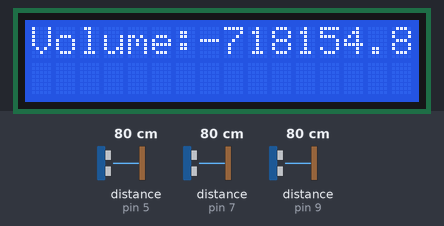
This sketch was run on a simulated Arduino Uno, built with avr-gcc and run on an emulated ATmega328P. Shown: 16×2 character LCD. Wiring (inferred from the names in the program): 3 × ultrasonic range finder: trigger pin 4, echo pin 5 / trigger pin 6, echo pin 7 / trigger pin 8, echo pin 9. The inputs (shaded band) are chosen by the test bench; at power-on: distance to the obstacle (sensors on pin 5, pin 7, pin 9) 80 cm. The echo pulse lasts 58.3 µs per cm; what the sketch prints to the serial monitor is not drawn.

Above: at 1.2 s.
1.3 s: distance to the obstacle (sensor on pin 5) set to 2 cm
At 3.5 s:
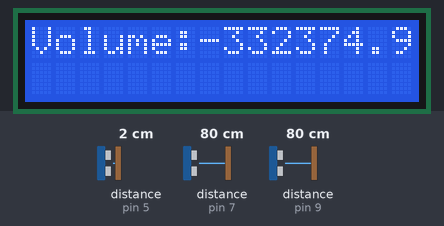
4.1 s: distance to the obstacle (sensor on pin 7) set to 250 cm
At 5.9 s:
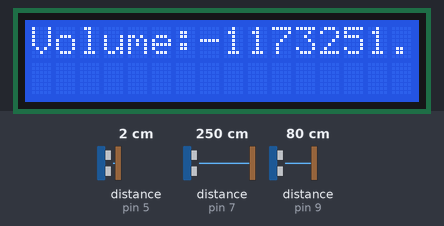
8.5 s: distance to the obstacle (sensor on pin 9) set to 35 cm
At 10.6 s:
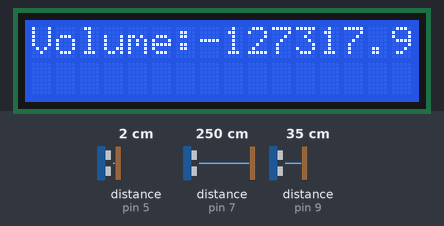
12.5 s: distance to the obstacle (sensor on pin 5) set to 120 cm
At 14.3 s:
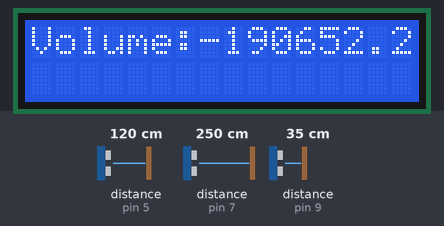
16.9 s: distance to the obstacle (sensor on pin 7) set to 2 cm
At 19.0 s:
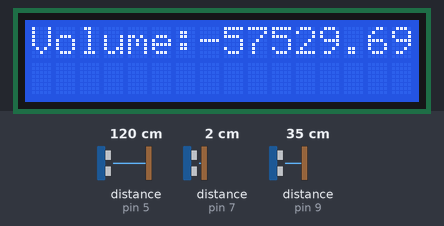
19.7 s: distance to the obstacle (sensor on pin 7) set to 299 cm
At 21.7 s:
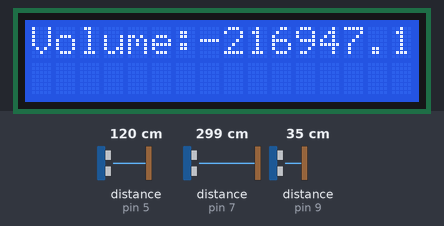
Timing chart, 0 to 23.2 s (numbered marks = the images above; inputs shaded):
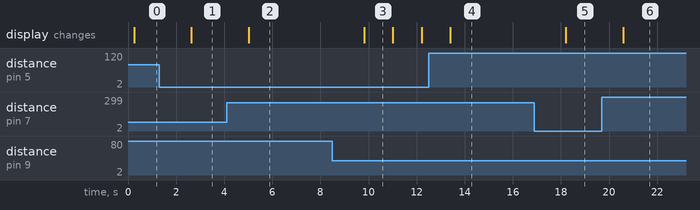

The sketch:

Bluetooth_master.ino
```cpp
#include <LiquidCrystal_I2C.h>
#include <SoftwareSerial.h>

// Set the LCD address to 0x27 for a 16 chars and 2 line display
LiquidCrystal_I2C lcd(0x27, 16, 2);

// Define HC-05 pins
const int bluetoothTx = 3; // Connect TX of HC-05 to pin 2 of Arduino
const int bluetoothRx = 2; // Connect RX of HC-05 to pin 3 of Arduino

SoftwareSerial bluetooth(bluetoothTx, bluetoothRx);

const int trigPin1 = 4; // Ultrasonic sensor 1 trigger pin
const int echoPin1 = 5; // Ultrasonic sensor 1 echo pin
const int trigPin2 = 6; // Ultrasonic sensor 2 trigger pin
const int echoPin2 = 7; // Ultrasonic sensor 2 echo pin
const int trigPin3 = 8; // Ultrasonic sensor 3 trigger pin
const int echoPin3 = 9; // Ultrasonic sensor 3 echo pin
//const int trigPin4 = 8; // Ultrasonic sensor 2 trigger pin
//const int echoPin4 = 9; // Ultrasonic sensor 2 echo pin
//const int trigPin5 = 10; // Ultrasonic sensor 3 trigger pin
//const int echoPin5 = 11; // Ultrasonic sensor 3 echo pin

// Define values to be sent via Bluetooth
int setValue1 = 1;
int setValue2 = 127;


void setup() {
  Serial.begin(9600);
  bluetooth.begin(9600); // Bluetooth module baud rate
  pinMode(trigPin1, OUTPUT);
  pinMode(echoPin1, INPUT);
  pinMode(trigPin2, OUTPUT);
  pinMode(echoPin2, INPUT);
  pinMode(trigPin3, OUTPUT);
  pinMode(echoPin3, INPUT);
  //pinMode(trigPin4, OUTPUT);
  //pinMode(echoPin4, INPUT);
  //pinMode(trigPin5, OUTPUT);
  //pinMode(echoPin5, INPUT);

  // initialize the LCD
  lcd.init();
  lcd.clear();

  // Turn on the backlight
  lcd.backlight();
}

void loop() {
  // Measure distance for sensor 1
  digitalWrite(trigPin1, LOW);
  delayMicroseconds(2);
  digitalWrite(trigPin1, HIGH);
  delayMicroseconds(10);
  digitalWrite(trigPin1, LOW);
  float duration1 = pulseIn(echoPin1, HIGH);
  float distance1 = duration1 * 0.0354 / 2;

  // Measure distance for sensor 2
  digitalWrite(trigPin2, LOW);
  delayMicroseconds(2);
  digitalWrite(trigPin2, HIGH);
  delayMicroseconds(10);
  digitalWrite(trigPin2, LOW);
  float duration2 = pulseIn(echoPin2, HIGH);
  float distance2 = duration2 * 0.0354 / 2;

  // Calculate final values
  float finalValue1 = distance1;
  float finalValue2 = distance2;

  // Calculate width
  float width;
  if (finalValue1 <= 0 || finalValue2 <= 0) {
    // Both sensors report default distance, no obstacle detected
    width = 15;
  } else {
    // At least one sensor reports a non-default distance, calculate width
    width = 15 - (finalValue1 + finalValue2);
  }

  // Measure distance for sensor 3
  digitalWrite(trigPin3, LOW);
  delayMicroseconds(2);
  digitalWrite(trigPin3, HIGH);
  delayMicroseconds(10);
  digitalWrite(trigPin3, LOW);
  float duration3 = pulseIn(echoPin3, HIGH);
  float distance3 = duration3 * 0.0354 / 2;

  //calculating height
  float height;
  height = 13 - distance3;

  /*// Measure distance for sensor 4
  digitalWrite(trigPin4, LOW);
  delayMicroseconds(2);
  digitalWrite(trigPin4, HIGH);
  delayMicroseconds(10);
  digitalWrite(trigPin4, LOW);
  float duration4 = pulseIn(echoPin4, HIGH);
  float distance4 = duration4 * 0.0354 / 2;

  // Measure distance for sensor 5
  digitalWrite(trigPin5, LOW);
  delayMicroseconds(2);
  digitalWrite(trigPin5, HIGH);
  delayMicroseconds(10);
  digitalWrite(trigPin5, LOW);
  float duration5 = pulseIn(echoPin5, HIGH);
  float distance5 = duration5 * 0.0354 / 2;

  // Calculate final values
  float finalValue4 = distance4;
  float finalValue5 = distance5;

  // Calculate length
  float length;
  if (finalValue4 <= 0 || finalValue5 <= 0) {
    // Both sensors report default distance, no obstacle detected
    length = 15;
  } else {
    // At least one sensor reports a non-default distance, calculate width
    length = 15 - finalValue4 - finalValue5;
  }*/

  // Output results to Serial
  Serial.print("Final Value of Ultrasonic Sensor 1: ");
  Serial.println(finalValue1);
  Serial.print("Final Value of Ultrasonic Sensor 2: ");
  Serial.println(finalValue2);
  Serial.print("Width: ");
  Serial.print(width);
  Serial.println(" cm");
  Serial.print("Final Value of Ultrasonic Sensor 3: ");
  Serial.println(distance2);
  Serial.print("Height: ");
  Serial.print(height);
  Serial.println(" cm");
  /*Serial.print("Final Value of Ultrasonic Sensor 4: ");
  Serial.println(finalValue4);
  Serial.print("Final Value of Ultrasonic Sensor 5: ");
  Serial.println(finalValue5);*/


  float volume = width*height*height;

  Serial.print("Volume: ");
  Serial.print(volume);
  Serial.println(" cm3");

  // Output width to LCD
  lcd.clear();
  lcd.setCursor(0, 0);
  lcd.print("Volume:");
  lcd.print(volume);
  lcd.print("cm3");
  /*lcd.println("Height:");
  lcd.print(height);
  lcd.print("cm");*/

  // Check if the volume falls within a certain range and send the appropriate value via Bluetooth
  if (volume >= 50 && volume <= 150) {
    bluetooth.print("setValue1: ");
    bluetooth.println(setValue1);
  } else if (volume >= 156 && volume <= 400) {
    bluetooth.print("setValue2: ");
    bluetooth.println(setValue2);
  } else {
    // Volume not within specified ranges
    bluetooth.println("Volume out of range");
  }

  delay(1000); // Delay before next measurement
}
```

Measured:
- after the input at 1.3 s, the display: changes after 1.3 s (image 1)
- after the input at 4.1 s, the display: changes after 0.92 s (image 2)
- after the input at 8.5 s, the display: changes after 1.3 s (image 3)
- after the input at 12.5 s, the display: changes after 0.91 s (image 4)
- after the input at 16.9 s, the display: changes after 1.3 s (image 5)
- after the input at 19.7 s, the display: changes after 0.89 s (image 6)
- what the display in image 3 shows lasts 1.2 s, from 9.8 s to 11.0 s
